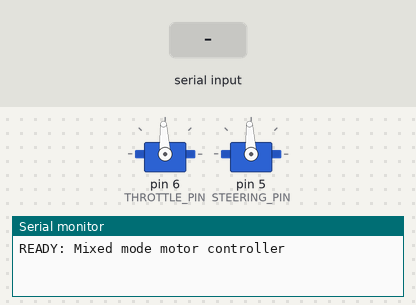
The sketch below on a simulated Arduino Uno, built with avr-gcc and run on an emulated ATmega328P. On the bench: 2 × servo, the last lines printed to the serial monitor. The test bench sets the inputs (shaded band).

Above: at 1.3 s.
1.4 s: "F90\n" received over Serial
At 2.3 s:
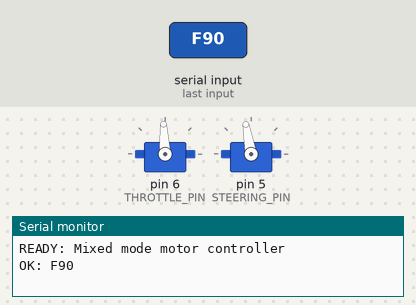
2.9 s: "L90\n" received over Serial
At 3.5 s:
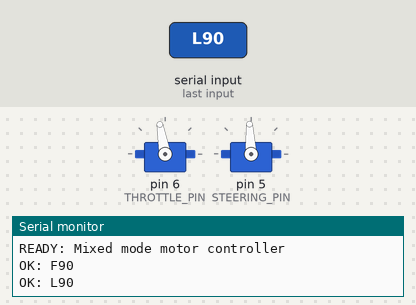
4.4 s: "B90\n" received over Serial
At 5.8 s:
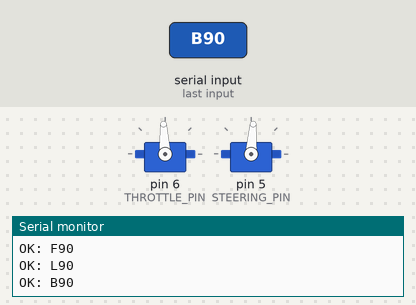
Timing chart, 0 to 7.4 s (numbered marks = the images above; inputs shaded):
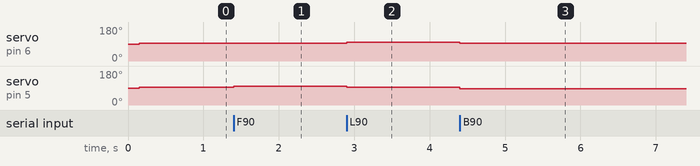

Measured:
- after the input at 1.4 s, servo on pin 5 (STEERING_PIN): 93° → 100° at once
- after the input at 2.9 s, servo on pin 6 (THROTTLE_PIN): 93° → 100° at once; servo on pin 5 (STEERING_PIN): 100° → 93° at once
- after the input at 4.4 s, servo on pin 6 (THROTTLE_PIN): 100° → 93° at once; servo on pin 5 (STEERING_PIN): 93° → 86° at once

The sketch:

arduino_motor_control.ino
```cpp
/*
 * Obstacle-Avoidance Rover - Arduino Motor Controller (MIXED MODE)
 *
 * The MDDS30 is in MIXED R/C mode where:
 * - Channel 1 (D6 - Left): THROTTLE (forward/backward)
 * - Channel 2 (D5 - Right): STEERING (left/right)
 *
 * The driver automatically mixes these to control both motors
 *
 * Based on testing:
 * - 5F (D5=1700): Both motors forward
 * - 5B (D5=1300): Both motors backward
 * - 6F (D6=1700): Turn pattern (left back, right forward)
 * - 6B (D6=1300): Turn pattern (left forward, right back)
 */

#include <Servo.h>

const int STEERING_PIN = 5;  // D5 - Channel 2 (Steering)
const int THROTTLE_PIN = 6;  // D6 - Channel 1 (Throttle)

Servo throttle;  // Channel 1
Servo steering;  // Channel 2

const int RC_CENTER = 1500;
const int RC_FORWARD = 1700;
const int RC_BACKWARD = 1300;

void setup() {
  Serial.begin(115200);
  delay(100);

  throttle.attach(THROTTLE_PIN);
  steering.attach(STEERING_PIN);
  delay(50);

  // Initialize to center
  throttle.writeMicroseconds(RC_CENTER);
  steering.writeMicroseconds(RC_CENTER);

  Serial.println("READY: Mixed mode motor controller");
}

void loop() {
  if (Serial.available() > 0) {
    String cmd = Serial.readStringUntil('\n');
    cmd.trim();

    if (cmd.length() == 0) return;

    char command = cmd.charAt(0);
    int speed = 0;

    if (cmd.length() > 1) {
      speed = cmd.substring(1).toInt();
      speed = constrain(speed, 0, 255);
    }

    // Map speed to pulse width
    int pulse = map(speed, 0, 255, RC_CENTER, RC_FORWARD);
    int reversePulse = map(speed, 0, 255, RC_CENTER, RC_BACKWARD);

    if (command == 'F' || command == 'f') {
      // FORWARD: Steering forward, throttle center
      steering.writeMicroseconds(pulse);
      throttle.writeMicroseconds(RC_CENTER);
      Serial.print("OK: ");
      Serial.println(cmd);
    }
    else if (command == 'B' || command == 'b') {
      // BACKWARD: Steering backward, throttle center
      steering.writeMicroseconds(reversePulse);
      throttle.writeMicroseconds(RC_CENTER);
      Serial.print("OK: ");
      Serial.println(cmd);
    }
    else if (command == 'L' || command == 'l') {
      // TURN LEFT: Based on observation (6F pattern)
      throttle.writeMicroseconds(pulse);
      steering.writeMicroseconds(RC_CENTER);
      Serial.print("OK: ");
      Serial.println(cmd);
    }
    else if (command == 'R' || command == 'r') {
      // TURN RIGHT: Based on observation (6B pattern)
      throttle.writeMicroseconds(reversePulse);
      steering.writeMicroseconds(RC_CENTER);
      Serial.print("OK: ");
      Serial.println(cmd);
    }
    else if (command == 'S' || command == 's') {
      // STOP: Both center
      steering.writeMicroseconds(RC_CENTER);
      throttle.writeMicroseconds(RC_CENTER);
      Serial.print("OK: ");
      Serial.println(cmd);
    }
    else {
      Serial.print("Unknown: ");
      Serial.println(cmd);
    }
  }
}
```
